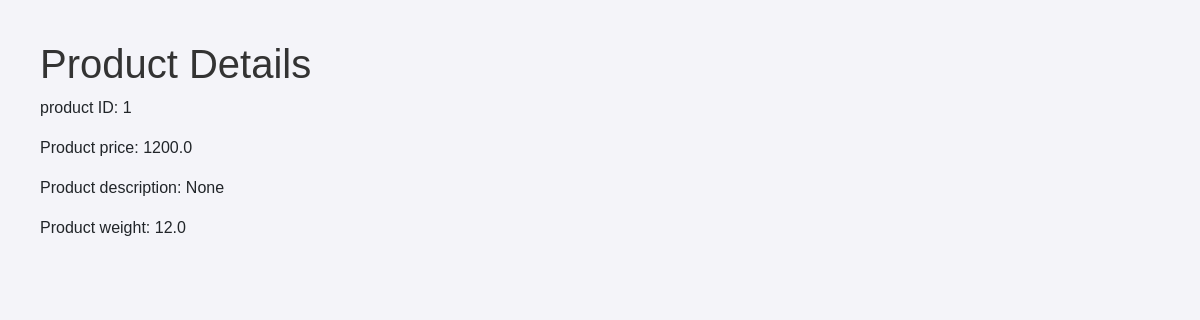
/products/1, run on the app's committed database.
### app/models/product.py (models this page shows)
class Product(db.Model):
    __tablename__ = 'products'  # Correct table name used in ForeignKey reference
    id = db.Column(db.Integer, primary_key=True)
    nom = db.Column(db.String, nullable=False)
    description = db.Column(db.String)
    price = db.Column(db.Float, nullable=False)
    weight = db.Column(db.Float, nullable=False) # Weight of the product in kg

### app/routes/product.py (the view)
@product_bp.route('/products/<int:id>', methods=['GET'])
def get_product(id):
    product = Product.query.get_or_404(id)  # Use Product instead of product
    return render_template('products/view_product.html', product=product)

### app/templates/products/view_product.html
{% extends "base.html" %}
{% block content %}
    <h1>Product Details</h1>
    <p>product ID: {{ product.id }}</p>
    <p>Product price: {{ product.price }}</p>
    <p>Product description: {{ product.description }}</p>
    <p>Product weight: {{ product.weight }}</p>
{% endblock %}

### app/templates/base.html (style rules this page uses)
body { font-family: Arial, sans-serif; margin: 40px; background-color: #f4f4f9; }
h1 { color: #333; }

### data on the page
Product: id "1", price "1200.0", description "None", weight "12.0"
